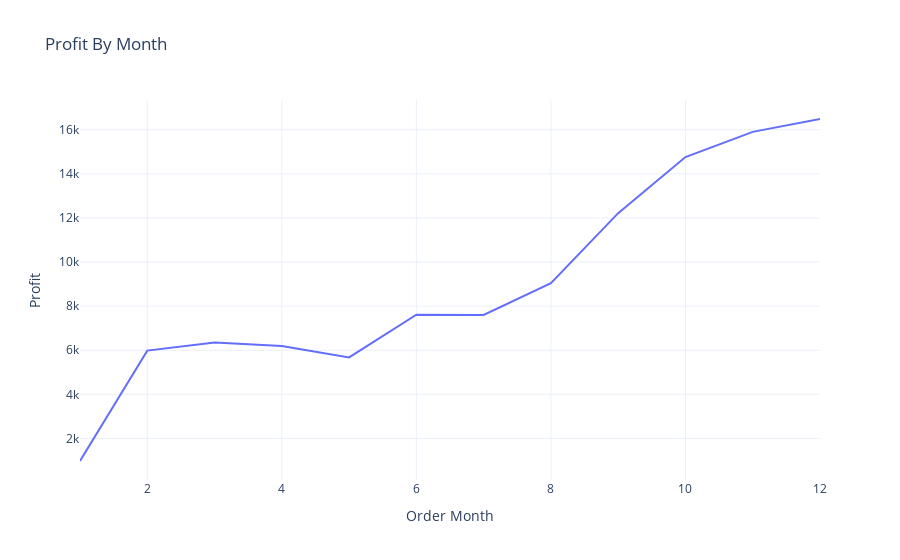

Here is the notebook cell this chart was saved with:
### Code cell
fig=px.line(profit_by_month,x="Order Month", y="Profit",title="Profit By Month")
fig.show()

### Figure 1 — Plotly figure (JSON) as saved in the notebook; plotly's stock layout.template omitted (floating-point values rounded to 4 significant figures)
{"data": [{"hovertemplate": "Order Month=%{x}<br>Profit=%{y}<extra></extra>", "legendgroup": "", "line": {"color": "#636efa", "dash": "solid"}, "marker": {"symbol": "circle"}, "mode": "lines", "name": "", "orientation": "v", "showlegend": false, "type": "scatter", "x": [1, 2, 3, 4, 5, 6, 7, 8, 9, 10, 11, 12], "xaxis": "x", "y": [974.1, 5982.0, 6349.0, 6194.0, 5675.0, 7611.0, 7597.0, 9045.0, 12220.0, 14760.0, 15900.0, 16490.0], "yaxis": "y"}], "layout": {"autosize": true, "legend": {"tracegroupgap": 0}, "title": {"text": "Profit By Month"}, "xaxis": {"anchor": "y", "autorange": true, "domain": [0, 1], "range": [1, 12], "title": {"text": "Order Month"}, "type": "linear"}, "yaxis": {"anchor": "x", "autorange": true, "domain": [0, 1], "range": [112.1, 17350.0], "title": {"text": "Profit"}, "type": "linear"}}}
